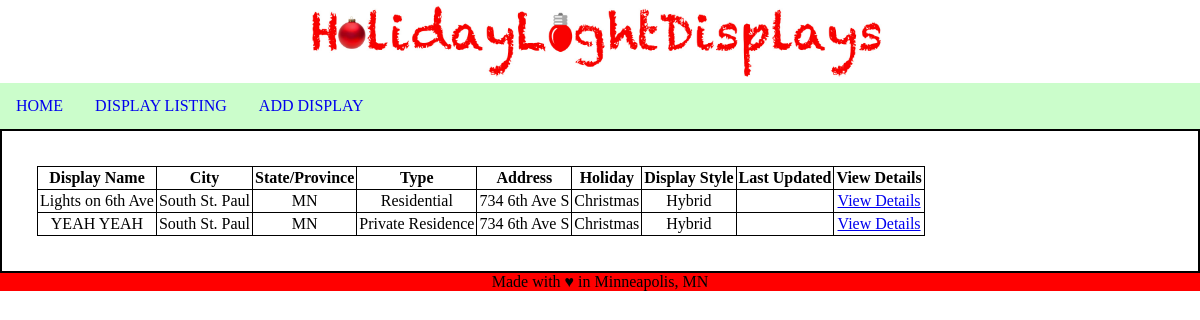
The page /listing/ on the database its author committed.
### displays/models.py (models this page shows, shortened)
class Display(models.Model):
    id = models.UUIDField(primary_key=True, default=uuid.uuid4, editable=False)
    display_name = models.CharField(max_length=255)
    location_name = models.CharField(max_length=255)
    location_type = models.CharField(max_length=255)
    address1 = models.CharField(max_length=255)
    address2 = models.CharField(max_length=255, blank=True)
    city = models.CharField(max_length=255)
    state_province = models.CharField(max_length=255)
    zip = models.CharField(max_length=255)
    country = models.CharField(max_length=255)
    holiday = models.CharField(max_length=255)
    style = models.CharField(max_length=255)
    hide_address = models.BooleanField(default=False)
    active = models.BooleanField(default=True)
    deleted = models.BooleanField(default=False)
    free_entrance = models.BooleanField(default=True)
    opening_date = models.DateField()
    closing_date = models.DateField()
    updated_date = models.DateField()
    description = models.TextField()
    viewer_instructions = models.TextField(blank=True)
    hours = models.TextField(blank=True)
    website_url = models.TextField(blank=True)
    facebook_url = models.TextField(blank=True)
    youtube_url = models.TextField(blank=True)
    remotefalcon_url = models.TextField(blank=True)

### displays/views.py (the view)
# urls.py: path('listing/', views.listing, name="listing"),
def listing(request):
    displays = Display.objects.order_by('display_name')
    context = {'displays': displays}
    return render(request, 'displays/listing.html', context)

### displays/templates/displays/listing.html
{% extends "displays/base.html" %}
{% block content %}
{% if displays %}
<table>
    <thead>
        <tr>
            <th>Display Name</th>
            <th>City</th>
            <th>State/Province</th>
            <th>Type</th>
            <th>Address</th>
            <th>Holiday</th>
            <th>Display Style</th>
            <th>Last Updated</th>
            <th>View Details</th>
        </tr>
    </thead>
    {% for row in displays %}
    <tbody>
        <tr>
            <td>{{row.display_name}}
            <td>{{row.city}}</td>
            <td>{{row.state_province}}</td>
            <td>{{row.location_type}}</td>
            <td>{{row.address1}}</td>
            <td>{{row.holiday}}</td>
            <td>{{row.style}}</td>
            <td>{{row.last_updated}}</td>
            <td><a href="{% url 'displays:detail' row.id %}">View Details</a></td>
        </tr>
    </tbody>
    {% endfor %}
</table>
{% else %}
<p>No displays are available.</p>
{% endif %}
{% endblock content %}

### displays/templates/displays/base.html (shortened to what this page needs)
<!DOCTYPE html>
{% load static %}
<html lang="en">
<head>
    <link rel="stylesheet" href="{% static 'displays/styles.css' %}" />
</head>
<body>
    <header>
        <img class="center" src="{% static 'displays/hld_logo.jpg' %}">
    </header>
    <nav>
        <ul>
            <li><a href="{% url 'displays:index' %}">HOME</a></li>
            <li><a href="{% url 'displays:listing' %}">DISPLAY LISTING</a></li>
            <li><a href="{% url 'displays:create' %}">ADD DISPLAY</a></li>
        </ul>
    </nav>
    <main>
    {% block content %} {% endblock content %}
    </main>
    <footer>Made with &#9829 in Minneapolis, MN</footer>
</body>
</html>

### displays/static/displays/styles.css (style rules this page uses)
body { margin: 0px; }
li { display: inline; }
footer { background-color: red; text-align: center; }
ul { list-style-type: none; margin: 0; padding: 0; overflow: hidden; background-color: rgb(203, 253, 203); }
li { float: left; }
li a { display: block; padding: 8px; text-align: center; padding: 14px 16px; text-decoration: none; }
.center { display: block; margin-left: auto; margin-right: auto; width: 50%; }
table { border: 1px solid black; border-collapse: collapse; margin: 10px; }
td, th { border: 1px solid black; padding: 2px; text-align: center; }
main { text-align: center; border-style: solid; padding: 25px; border-width: 2px; }

### rows shown on the page
Display: display_name "Lights on 6th Ave", city "South St. Paul", state_province "MN", location_type "Residential", address1 "734 6th Ave S", holiday "Christmas", style "Hybrid"
Display: display_name "YEAH YEAH", city "South St. Paul", state_province "MN", location_type "Private Residence", address1 "734 6th Ave S", holiday "Christmas", style "Hybrid"
